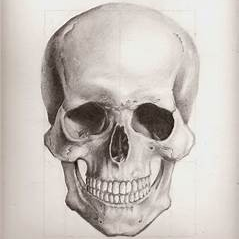
#> input picture skull.png, 239 x 239 px, found by its file name
$ python particle_smc.py
#> lines starting #> are read from the running program, lines starting #| are printed output that depends on the picture

# Copyright (c) 2024 Idiap Research Institute <https://www.idiap.ch/>
#
# This file is inspired by RCFS <https://robotics-codes-from-scratch.github.io/>
# License: GPL-3.0-only

import numpy as np
import numpy.matlib
import matplotlib.pyplot as plt
from matplotlib.gridspec import GridSpec
from scipy.linalg import block_diag
import skimage.io


def f_ergodic(x, param, compute_jacobian=True):
    [xx, yy] = np.mgrid[range(param.nbFct), range(param.nbFct)]

    phi1 = np.zeros((param.nbData, param.nbFct, 2))
    x1_s = x[0::2].reshape((-1, 1))
    x2_s = x[1::2].reshape((-1, 1))

    phi1[:, :, 0] = np.cos(x1_s @ param.kk1.T) / param.L
    phi1[:, :, 1] = np.cos(x2_s @ param.kk1.T) / param.L

    phi = phi1[:, xx, 0] * phi1[:, yy, 1]
    phi = phi.reshape(param.nbData, -1, order="F")
    w = (np.sum(phi, axis=0) / param.nbData).reshape((param.nbFct**2, 1))

    if not compute_jacobian:
        return w, None

    dphi1 = np.zeros((param.nbData, param.nbFct, 2))
    dphi1[:, :, 0] = (
        -np.sin(x1_s @ param.kk1.T)
        * np.matlib.repmat(param.kk1.T, param.nbData, 1)
        / param.L
    )
    dphi1[:, :, 1] = (
        -np.sin(x2_s @ param.kk1.T)
        * np.matlib.repmat(param.kk1.T, param.nbData, 1)
        / param.L
    )
    dphi = np.zeros((param.nbData * param.nbVarPos, param.nbFct**2))
    dphi[0 : param.nbData * param.nbVarPos : 2, :] = (
        dphi1[:, xx, 0] * phi1[:, yy, 1]
    ).reshape(param.nbData, -1, order="F")
    dphi[1 : param.nbData * param.nbVarPos : 2, :] = (
        phi1[:, xx, 0] * dphi1[:, yy, 1]
    ).reshape(param.nbData, -1, order="F")

    J = dphi.T / param.nbData
    return w, J


def f_kernel_v(x, param, compute_jacobian=True):
    xT = x[0::2]
    yT = x[1::2]
    delta_x = -(xT[:, None] - xT[None, :])[:, :, 0]
    delta_y = -(yT[:, None] - yT[None, :])[:, :, 0]
    dist = np.sqrt(delta_x**2 + delta_y**2)
    fi = np.exp(-1.0 * dist / param.theta)
    f = fi.sum(axis=1) - 1.0
    dist[dist == 0.0] = 1e10
    T = 1.0 / (param.nbData**2)
    if not compute_jacobian:
        f *= T
        return f.reshape((-1, 1)), None
    for i in range(param.nbData):
        Jtmp = np.zeros((2))
        Jx = (-2.0) * fi[:, i] * np.divide(delta_x[:, i], (dist[:, i] * param.theta))
        Jy = (-2.0) * fi[:, i] * np.divide(delta_y[:, i], (dist[:, i] * param.theta))
        Jtmp[0:1] = Jx.sum()
        Jtmp[1:2] = Jy.sum()
        if i == 0:
            J = np.copy(Jtmp.T)
        else:
            J = block_diag(J, np.copy(Jtmp.T))
    f *= T
    J *= T
    return f.reshape((-1, 1)), J


param = lambda: None  # Lazy way to define an empty class in python
param.dt = 1e-2  # Time step size
param.nbData = 3600  # Number of datapoints
param.nbIter = 50  # Number of iterations for iLQR
param.nbVarPos = 2  # Dimension of position data
param.nbDeriv = 3  # Number of static and dynamic features (nbDeriv=2 for [x,dx] and u=ddx)
param.nbVarX = param.nbVarPos * param.nbDeriv  # State space dimension
param.theta = 4e-3
param.qk = 0.0  # 1e2
param.qs = 1.0

param.nbFct = 6
param.nbRes = 400

sp = (param.nbVarPos + 1) / 2  # Sobolev norm parameter
rg = np.arange(0, param.nbFct, dtype=float)
KX = np.zeros((param.nbVarPos, param.nbFct, param.nbFct))
KX[0, :, :], KX[1, :, :] = np.meshgrid(rg, rg)
Lambda = np.array(KX[0, :].flatten() ** 2 + KX[1, :].flatten() ** 2 + 1).T ** (-sp)
Qs = np.diag(Lambda)
Qhalf = np.diag(Lambda**0.5)

xlim = [0, 1]
xm1d = np.linspace(xlim[0], xlim[1], param.nbRes)  # Spatial range for 1D
xm = np.zeros((param.nbVarPos, param.nbRes, param.nbRes))  # Spatial range
xm[0, :, :], xm[1, :, :] = np.meshgrid(xm1d, xm1d)
param.L = (xlim[1] - xlim[0]) * 2  # Size of [-xlim(2),xlim(2)]
om = 2 * np.pi / param.L
param.range = np.arange(param.nbFct)
param.kk1 = om * param.range.reshape((param.nbFct, 1))

arg1 = (
    KX[0, :, :].flatten().T[:, np.newaxis] @ xm[0, :, :].flatten()[:, np.newaxis].T * om
)
arg2 = (
    KX[1, :, :].flatten().T[:, np.newaxis] @ xm[1, :, :].flatten()[:, np.newaxis].T * om
)
phim = np.cos(arg1) * np.cos(arg2) * 2 ** (param.nbVarPos)  # Fourier basis functions
xx, yy = np.meshgrid(np.arange(1, param.nbFct + 1), np.arange(1, param.nbFct + 1))
hk = np.concatenate(([1], 2 * np.ones(param.nbFct)))
HK = hk[xx.flatten() - 1] * hk[yy.flatten() - 1]
phim = phim * np.tile(HK, (param.nbRes**param.nbVarPos, 1)).T
phi_inv = (
    np.cos(arg1) * np.cos(arg2) / param.L**param.nbVarPos / param.nbRes**param.nbVarPos
)

# Load image and compute Fourier coefficients of its reversed intensity
img = skimage.io.imread("skull.png")
#> img is the input picture: shape (239, 239, 4); mean R, G, B, A 199.5, 192.3, 186.6, 255
img = skimage.transform.resize(img[:, :, 0], (param.nbRes, param.nbRes))
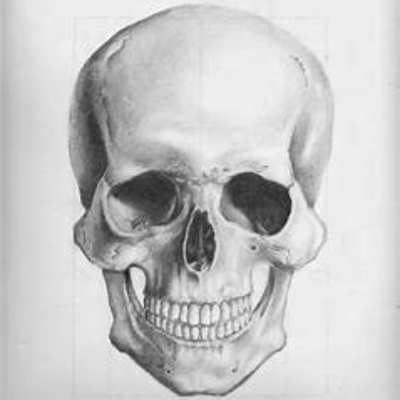
#> img: shape (400, 400) float64; min 0.0877, max 0.997, mean 0.782

g = 1.0 - img.reshape((param.nbRes * param.nbRes,))
g = g * param.nbRes**param.nbVarPos / np.sum(g) * 1.0

w_hat = (phi_inv @ g).reshape((-1, 1))
#> w_hat = 36 values, max 0.25 at index 0, min -0.0488 at index 2, mean 0.00529
g = w_hat.T @ phim

# Initialize randomly particles between [0.1 and 0.9]
x = 0.8 * np.random.rand(2 * param.nbData) + 0.1
x = x.reshape((-1, 1))

logs = lambda: None
logs.e = []

fig = plt.figure(figsize=(16, 8))
gs = GridSpec(2, 3, height_ratios=[1.0, 1.0])
fig.subplots_adjust(hspace=0.5)

plt.subplot(gs[0, 0])
ax = plt.gca()
ax.imshow(img, cmap="gray", alpha=1.0)
plt.title("Image")

plt.subplot(gs[0, 1])
ax = plt.gca()
contour = ax.contourf(
    xm[0, :, :],
    xm[1, :, :],
    g.reshape(param.nbRes, param.nbRes),
    levels=50,
    cmap="gray",
    alpha=0.2,
)
ax.set_xlabel("x")
ax.set_ylabel("y")
ax.set_xlim(-1, 2)
ax.set_ylim(-1, 2)
ax.set_aspect("equal")
plt.title("Particles and distribution")
ax.invert_yaxis()

for i in range(param.nbIter):
    ws, Js = f_ergodic(np.copy(x), param)
    ws = ws - w_hat
    Js = Qhalf @ Js

    # Fast approximation
    dx = -np.linalg.pinv(Js) @ Qhalf @ ws * param.qs

    # Robust inversion matrix, however heavier to compute
    # dx = np.linalg.pinv(Js.T @ Js + np.eye(x.shape[0]) * 1e-8) @ (-Js.T @ Qhalf @ ws * param.qs)

    cost0 = ws.T @ Qs @ ws * param.qs

    if param.qk != 0:
        fk, Jk = f_kernel_v(np.copy(x), param)
        cost_k = np.linalg.norm(fk) ** 2 * param.qk  # Cost
        dx += -np.linalg.pinv(Jk) @ fk * param.qk
        cost0 += cost_k

    logs.e += [cost0.squeeze()]

    alpha = 0.05
    while True:
        xtmp = x + dx * alpha
        wstmp, _ = f_ergodic(np.copy(xtmp), param, compute_jacobian=False)
        wstmp = wstmp - w_hat
        cost = wstmp.T @ Qs @ wstmp * param.qs

        if param.qk != 0:
            fktmp, _ = f_kernel_v(np.copy(xtmp), param, compute_jacobian=False)
            cost += np.linalg.norm(fktmp) ** 2 * param.qk  # Cost

        if cost < cost0 or alpha < 1e-3:
            print(alpha)
            print("Iteration {}, cost: {}".format(i, cost.squeeze()))
            break
        alpha /= 2

    x = x + dx * alpha
#> this loop made 50 passes
#> cost0 on passes 7 to 18: [0.000445], [0.000402], [0.000363], [0.000327], [0.000295], [0.000266], [0.000241], [0.000217], [0.000196], [0.000177], [0.00016], [0.000144]
#> (cost0, logs.e) on passes 1 to 6: ([0.000824], [0.000824]), ([0.000744], [0.000824, 0.000744]), ([0.000671], [0.000824, 0.000744, 0.000671]), ([0.000606], [0.000824, 0.000744, 0.000671, 0.000606]), ([0.000547], [0.000824, 0.000744, 0.000671, 0.000606, 0.000547]), ([0.000493], [0.000824, 0.000744, 0.000671, 0.000606, 0.000547, 0.000493])

plt.subplot(gs[0, 1])
ax = plt.gca()
ax.scatter(x[0::2], x[1::2], marker=".", s=5.0, c="b", alpha=1.0, label="particles")

plt.subplot(gs[0, 2])
ax = plt.gca()
ax.scatter(x[0::2], x[1::2], marker=".", s=5.0, c="b", alpha=1.0, label="particles")
ax.set_ylabel("y")
ax.set_xlim(0, 1)
ax.set_ylim(0, 1)
ax.set_aspect("equal")
plt.title("Particles")
ax.invert_yaxis()

plt.subplot(gs[1, 0])
plt.plot(logs.e, linestyle="-", label="Total")
plt.title("Cost")
ax = plt.gca()
ax.set_xlabel("iterations")
ax.set_ylabel("cost")
ax.set_yscale("log")
plt.legend()

plt.show()
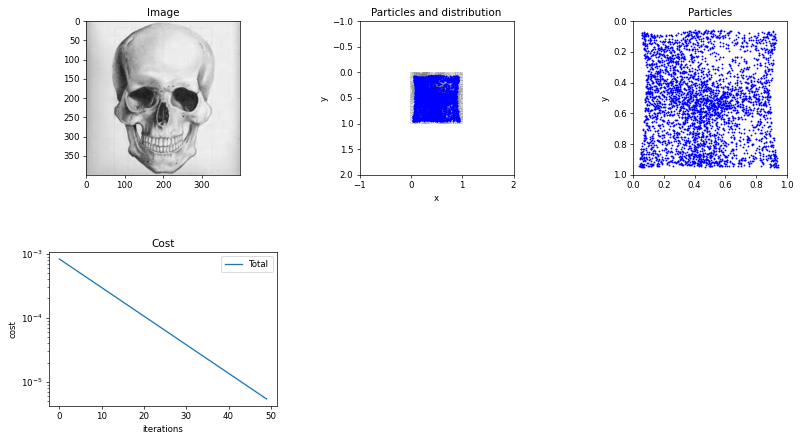
#> figure drawn by matplotlib, 4 panels; panel 4: curve peaks at x = 0, y = 0.000824

$ run again, with spatial_distribution.png copied over skull.png
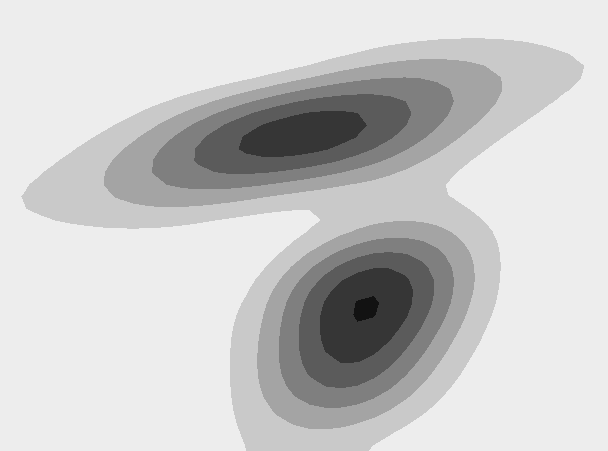
#> input picture spatial_distribution.png, 608 x 451 px, found by its file name
#> img is the input picture: shape (451, 608, 4); mean R, G, B, A 201.2, 201.2, 201.2, 255
#> `img = skimage.transform.resize(img[:, :, 0], (param.nbRes, param.nbRes))`:
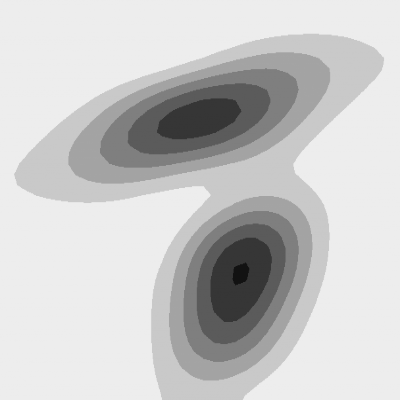
#> img: shape (400, 400) float64; min 0.0706, max 0.929, mean 0.789
#> w_hat = 36 values, max 0.25 at index 0, min -0.0974 at index 2, mean 0.00316
#> the loop `for i in range(param.nbIter):` made 50 passes
#> cost0 on passes 7 to 14: [0.000335], [0.000302], [0.000273], [0.000246], [0.000222], [0.000201], [0.000181], [0.000163]
#> `plt.show()`:
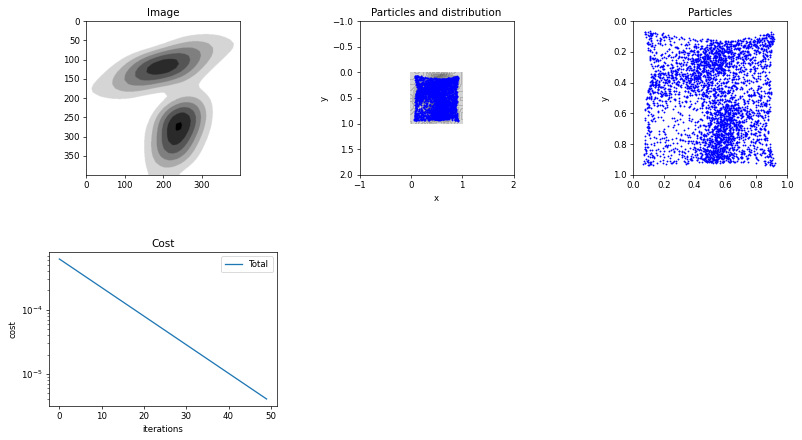
#> figure drawn by matplotlib, 4 panels; panel 4: curve peaks at x = 0, y = 0.00062
